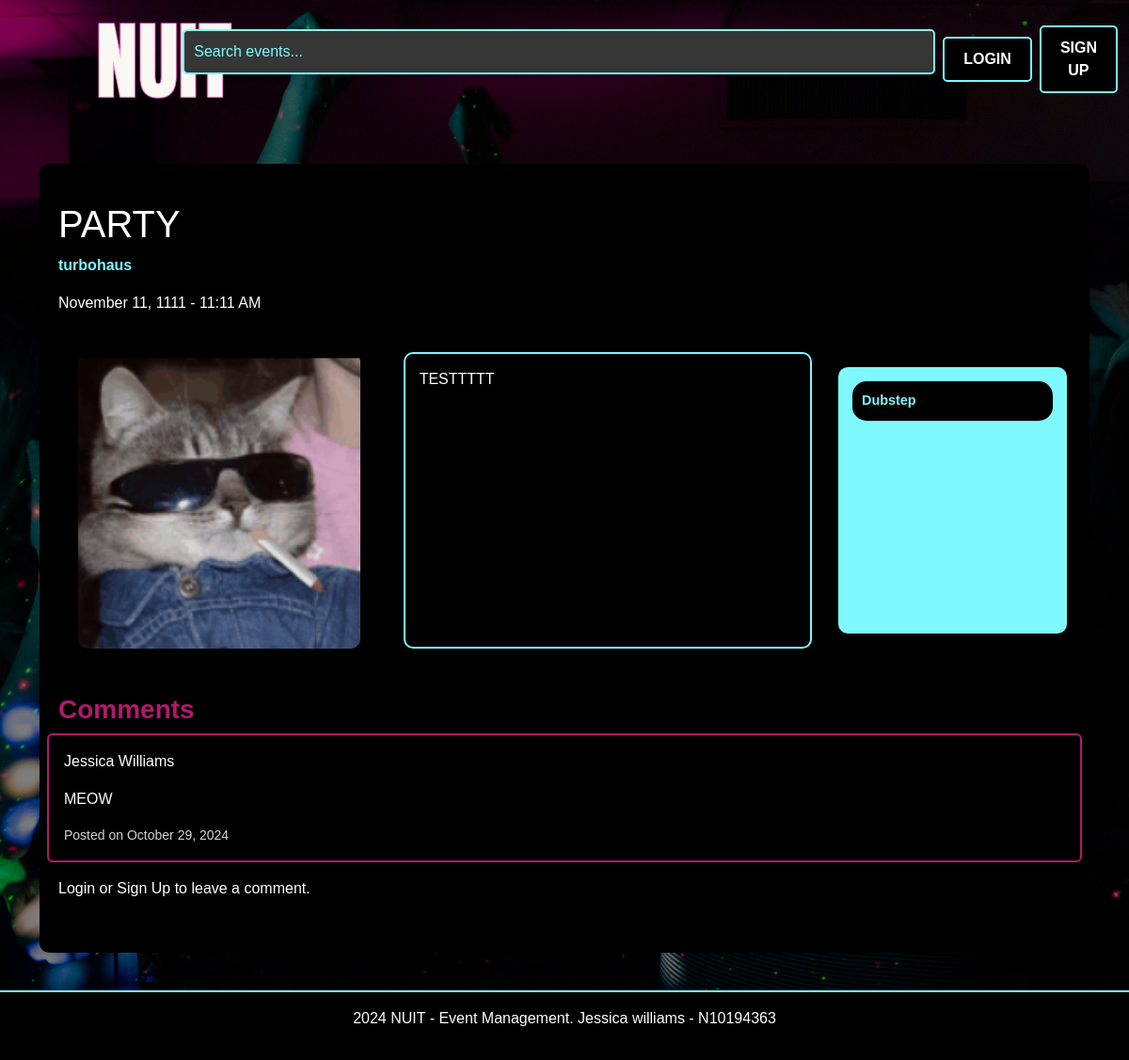
/event-details/1, run on an earlier commit of the app's database.
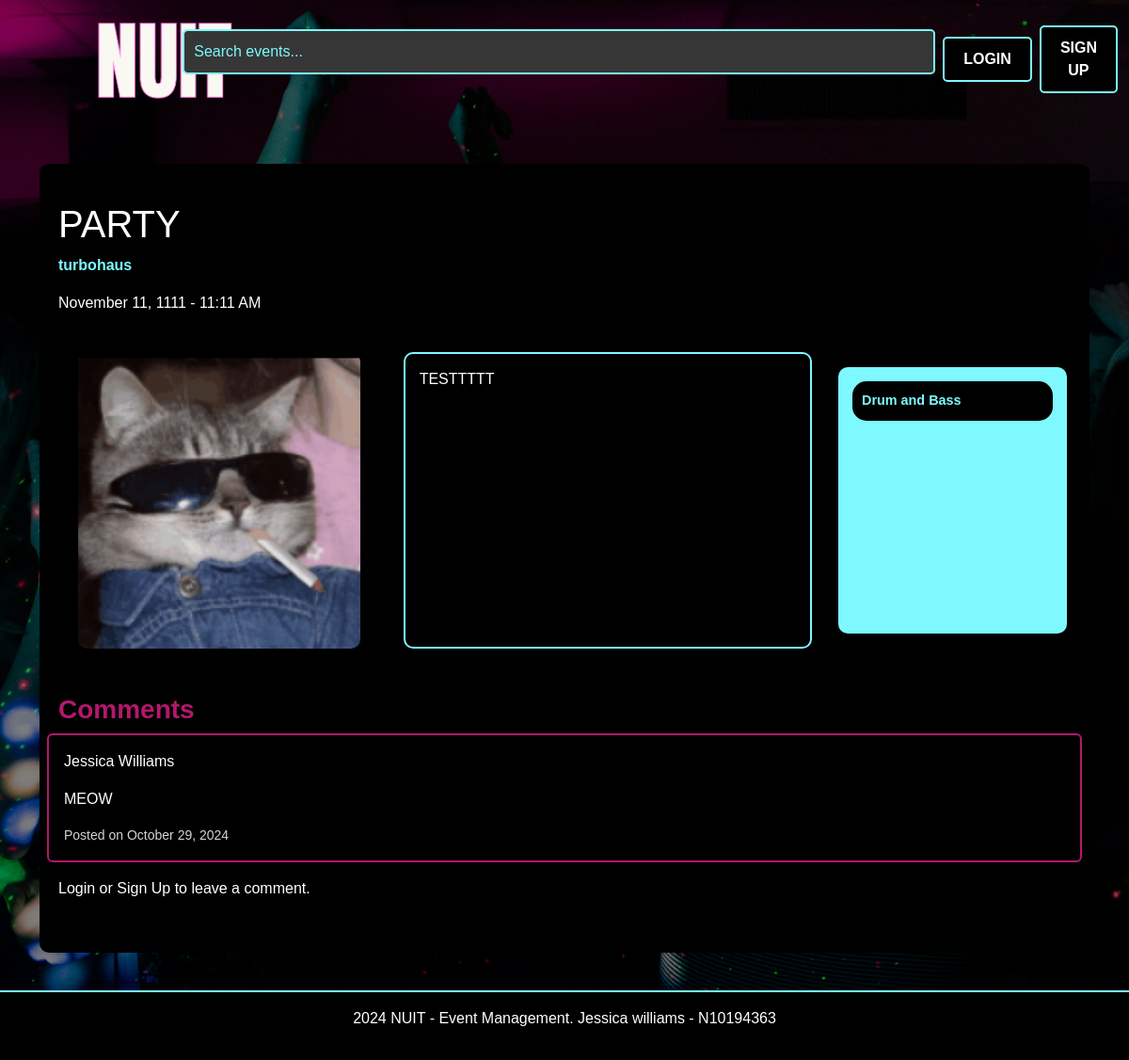
And on a later commit of the database.
### website/models.py (models this page shows, shortened)
class Event(db.Model):
    id = db.Column(db.Integer, primary_key=True)
    name = db.Column(db.String(100), nullable=False)
    location = db.Column(db.String(100), nullable=False)
    date = db.Column(db.DateTime, nullable=False)
    description = db.Column(db.Text, nullable=True)
    available_tickets = db.Column(db.Integer, nullable=False)
    categories = db.Column(db.String(200), nullable=False)
    status = db.Column(db.String(200), default="Tickets available", nullable=False)
    image = db.Column(db.String(100), nullable=True)
    creator_id = db.Column(db.Integer, db.ForeignKey('user.id'), nullable=False)
    comments = db.relationship('Comment', backref='event', lazy=True)
    bookings = db.relationship('Booking', backref='event', lazy=True)

### website/views.py (the view)
@main_bp.route('/event-details/<int:event_id>', methods=['GET', 'POST'])
def event_details(event_id):
    event = Event.query.get_or_404(event_id)
    comments = Comment.query.filter_by(event_id=event_id).all()
    comment_form = CommentForm()
    booking_form = BookingForm()
    return render_template('event_details.html', event=event, comments=comments, comment_form=comment_form, booking_form=booking_form)

### website/forms.py (shortened to what this page needs)
class CommentForm(FlaskForm):
    text = TextAreaField("Comment", validators=[InputRequired(), Length(max=500)])
    submit = SubmitField("Post")

class BookingForm(FlaskForm):
    quantity = IntegerField("Ticket Quantity", validators=[InputRequired(), NumberRange(min=1)])
    user_id = HiddenField("UserID", validators=[InputRequired()])
    event_id = HiddenField("EventID", validators=[InputRequired()])
    submit = SubmitField("Book Now")

### website/templates/event_details.html (shortened to what this page needs)
{% extends "base.html" %} {% from "bootstrap5/form.html" import render_form %}
{% block content %}
<div class="container mt-5">
  <div class="section-background">
    <div class="row d-flex justify-content-between align-items-center">
      <div class="col-md-6">
        <h1>{{ event.name }}</h1>
        <p class="location">{{ event.location }}</p>
        <p>{{ event.date.strftime('%B %d, %Y - %I:%M %p') }}</p>
      </div>
    </div>
    <div class="row d-flex align-items-stretch mt-4">
      <div class="col-md-4 d-flex justify-content-center align-items-stretch">
        <img
        src="{{ url_for('static', filename=event.image.replace('website/static/', '')) }}"
        alt="Event Image"
        class="img-fluid"
        style="max-width: 100%; border-radius: 10px"
      />
      </div>
      <div class="col-md-5 d-flex flex-column">
        <div
          class="description d-flex flex-column justify-content-between"
          style="
            background-color: black;
            color: white;
            border: 2px solid #7df9ff;
            padding: 15px;
            border-radius: 10px;
            height: 100%;
          "
        >
          <p style="text-align: justify">{{ event.description }}</p>
        </div>
      </div>
      <div
        class="col-md-3 d-flex flex-column justify-content-start p-3 align-items-stretch"
      >
        <div class="music-tags d-flex flex-column justify-content-start">
          {% for category in event.categories.split(',') %}
          <span class="pill-tag">{{ category }}</span>
          {% endfor %}
        </div>
      </div>
    </div>
    <div class="row mt-5">
      <h3>Comments</h3>
      {% for comment in comments %}
          <div class="card p-3 mb-3 comment-card">
            <p class="username">{{ comment.user.first_name }} {{ comment.user.last_name }}</p>
              <p>{{ comment.text }}</p>
              <small>Posted on {{ comment.created_at.strftime('%B %d, %Y') }}</small>
          </div>
      {% endfor %}
        </div>
        {% if current_user.is_authenticated %}
        <h4>Leave a Comment</h4>
        <form
          method="POST"
          action="{{ url_for('event_bp.post_comment', event_id=event.id) }}"
        >
          {{ comment_form.hidden_tag() }}
          <div class="mb-3">
            {{ comment_form.text.label(class="form-label") }} {{
              comment_form.text(class="form-control", rows="3") }}
          </div>
          {{ comment_form.submit(class="btn btn-primary") }}
        </form>
        {% else %}
        <p>Login or Sign Up to leave a comment.</p>
          {% endif %}
      </div>
    </div>
  </div>
{% endblock %}

What changed in the data, as far as the page shows it:
changed Event "PARTY": categories "Dubstep" → "Drum and Bass"
